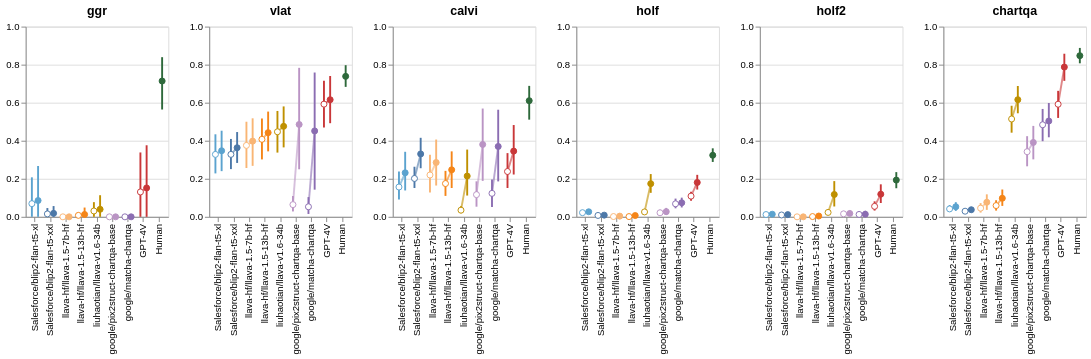

Notebook code cell kept with this figure:
### Code cell
ci_df = ci_dfs[
    ((ci_dfs['scoring_type'] == 'valid_only') &
    (ci_dfs['agent_type'] == 'Human')) |
    (ci_dfs['agent_type'] != 'Human')
]


tests = ['ggr', 'vlat', 'calvi', 'holf', 'holf2',
       'chartqa-test-continuous-human']

plots = []
for test in tests:
    test_ci_df = ci_df[ci_df['test_type'] == test]
    if len(test) > 6:
        test = test[:7]
    
    plot = create_error_plot(test_ci_df, test)
    plot = plot.properties(width=150, height=200)
    plots.append(plot)

plots = alt.hconcat(*plots)
plots.save("./figures/human_machine_performance.pdf")
plots

### Figure 1 — Vega-Lite specification as saved in the notebook (floating-point values rounded to 4 significant figures)
{"$schema": "https://vega.github.io/schema/vega-lite/v5.16.3.json", "config": {"view": {"continuousHeight": 300, "continuousWidth": 300}}, "datasets": {"data-5115a2a16e2a2d9d67b50c1133e8a016": [{"agent_type": "GPT-4V", "ci_lower": 0.1516, "ci_upper": 0.335, "mean": 0.2383, "scoring_type": "all", "test_type": "calvi"}, {"agent_type": "Salesforce/blip2-flan-t5-xl", "ci_lower": 0.09167, "ci_upper": 0.2383, "mean": 0.1567, "scoring_type": "all", "test_type": "calvi"}, {"agent_type": "Salesforce/blip2-flan-t5-xxl", "ci_lower": 0.1517, "ci_upper": 0.2634, "mean": 0.2017, "scoring_type": "all", "test_type": "calvi"}, {"agent_type": "google/matcha-chartqa", "ci_lower": 0.05167, "ci_upper": 0.1967, "mean": 0.1233, "scoring_type": "all", "test_type": "calvi"}, {"agent_type": "google/pix2struct-chartqa-base", "ci_lower": 0.05329, "ci_upper": 0.1867, "mean": 0.1167, "scoring_type": "all", "test_type": "calvi"}, {"agent_type": "liuhaotian/llava-v1.6-34b", "ci_lower": 0.01833, "ci_upper": 0.055, "mean": 0.035, "scoring_type": "all", "test_type": "calvi"}, {"agent_type": "llava-hf/llava-1.5-13b-hf", "ci_lower": 0.11, "ci_upper": 0.2417, "mean": 0.175, "scoring_type": "all", "test_type": "calvi"}, {"agent_type": "llava-hf/llava-1.5-7b-hf", "ci_lower": 0.1283, "ci_upper": 0.3267, "mean": 0.22, "scoring_type": "all", "test_type": "calvi"}, {"agent_type": "Salesforce/blip2-flan-t5-xl", "ci_lower": 0.1386, "ci_upper": 0.3419, "mean": 0.2315, "scoring_type": "valid_only", "test_type": "calvi"}, {"agent_type": "Salesforce/blip2-flan-t5-xxl", "ci_lower": 0.2556, "ci_upper": 0.4155, "mean": 0.3306, "scoring_type": "valid_only", "test_type": "calvi"}, {"agent_type": "llava-hf/llava-1.5-7b-hf", "ci_lower": 0.1645, "ci_upper": 0.4064, "mean": 0.2857, "scoring_type": "valid_only", "test_type": "calvi"}, {"agent_type": "llava-hf/llava-1.5-13b-hf", "ci_lower": 0.1516, "ci_upper": 0.3442, "mean": 0.2471, "scoring_type": "valid_only", "test_type": "calvi"}, {"agent_type": "liuhaotian/llava-v1.6-34b", "ci_lower": 0.1119, "ci_upper": 0.3536, "mean": 0.2143, "scoring_type": "valid_only", "test_type": "calvi"}, {"agent_type": "google/pix2struct-chartqa-base", "ci_lower": 0.189, "ci_upper": 0.5694, "mean": 0.3804, "scoring_type": "valid_only", "test_type": "calvi"}, {"agent_type": "google/matcha-chartqa", "ci_lower": 0.1862, "ci_upper": 0.5631, "mean": 0.37, "scoring_type": "valid_only", "test_type": "calvi"}, {"agent_type": "GPT-4V", "ci_lower": 0.2224, "ci_upper": 0.4826, "mean": 0.3454, "scoring_type": "valid_only", "test_type": "calvi"}, {"agent_type": "Human", "ci_lower": 0.5109, "ci_upper": 0.6885, "mean": 0.6106, "scoring_type": "valid_only", "test_type": "calvi"}], "data-5a9d2297df16c8c2c89d5808b5ff09d0": [{"agent_type": "GPT-4V", "ci_lower": 0.52, "ci_upper": 0.6624, "mean": 0.592, "scoring_type": "all", "test_type": "chartqa-test-continuous-human"}, {"agent_type": "Salesforce/blip2-flan-t5-xl", "ci_lower": 0.02558, "ci_upper": 0.0616, "mean": 0.0416, "scoring_type": "all", "test_type": "chartqa-test-continuous-human"}, {"agent_type": "Salesforce/blip2-flan-t5-xxl", "ci_lower": 0.0192, "ci_upper": 0.0408, "mean": 0.0296, "scoring_type": "all", "test_type": "chartqa-test-continuous-human"}, {"agent_type": "google/matcha-chartqa", "ci_lower": 0.3976, "ci_upper": 0.5672, "mean": 0.484, "scoring_type": "all", "test_type": "chartqa-test-continuous-human"}, {"agent_type": "google/pix2struct-chartqa-base", "ci_lower": 0.2656, "ci_upper": 0.424, "mean": 0.3424, "scoring_type": "all", "test_type": "chartqa-test-continuous-human"}, {"agent_type": "liuhaotian/llava-v1.6-34b", "ci_lower": 0.4424, "ci_upper": 0.584, "mean": 0.5144, "scoring_type": "all", "test_type": "chartqa-test-continuous-human"}, {"agent_type": "llava-hf/llava-1.5-13b-hf", "ci_lower": 0.03278, "ci_upper": 0.08722, "mean": 0.0592, "scoring_type": "all", "test_type": "chartqa-test-continuous-human"}, {"agent_type": "llava-hf/llava-1.5-7b-hf", "ci_lower": 0.0224, "ci_upper": 0.072, "mean": 0.0456, "scoring_type": "all", "test_type": "chartqa-test-continuous-human"}, {"agent_type": "Salesforce/blip2-flan-t5-xl", "ci_lower": 0.03125, "ci_upper": 0.07701, "mean": 0.0529, "scoring_type": "valid_only", "test_type": "chartqa-test-continuous-human"}, {"agent_type": "Salesforce/blip2-flan-t5-xxl", "ci_lower": 0.02386, "ci_upper": 0.05216, "mean": 0.03726, "scoring_type": "valid_only", "test_type": "chartqa-test-continuous-human"}, {"agent_type": "llava-hf/llava-1.5-7b-hf", "ci_lower": 0.03652, "ci_upper": 0.1183, "mean": 0.07672, "scoring_type": "valid_only", "test_type": "chartqa-test-continuous-human"}, {"agent_type": "llava-hf/llava-1.5-13b-hf", "ci_lower": 0.05748, "ci_upper": 0.1436, "mean": 0.09775, "scoring_type": "valid_only", "test_type": "chartqa-test-continuous-human"}, {"agent_type": "liuhaotian/llava-v1.6-34b", "ci_lower": 0.5444, "ci_upper": 0.688, "mean": 0.6159, "scoring_type": "valid_only", "test_type": "chartqa-test-continuous-human"}, {"agent_type": "google/pix2struct-chartqa-base", "ci_lower": 0.3021, "ci_upper": 0.4781, "mean": 0.3912, "scoring_type": "valid_only", "test_type": "chartqa-test-continuous-human"}, {"agent_type": "google/matcha-chartqa", "ci_lower": 0.4182, "ci_upper": 0.5986, "mean": 0.5037, "scoring_type": "valid_only", "test_type": "chartqa-test-continuous-human"}, {"agent_type": "GPT-4V", "ci_lower": 0.7149, "ci_upper": 0.8575, "mean": 0.7872, "scoring_type": "valid_only", "test_type": "chartqa-test-continuous-human"}, {"agent_type": "Human", "ci_lower": 0.8072, "ci_upper": 0.888, "mean": 0.8472, "scoring_type": "valid_only", "test_type": "chartqa-test-continuous-human"}], "data-6f8b75f87fc868ac98311e98894dfd5e": [{"agent_type": "GPT-4V", "ci_lower": 0.4698, "ci_upper": 0.7151, "mean": 0.5925, "scoring_type": "all", "test_type": "vlat"}, {"agent_type": "Salesforce/blip2-flan-t5-xl", "ci_lower": 0.2283, "ci_upper": 0.434, "mean": 0.3283, "scoring_type": "all", "test_type": "vlat"}, {"agent_type": "Salesforce/blip2-flan-t5-xxl", "ci_lower": 0.2509, "ci_upper": 0.4095, "mean": 0.3283, "scoring_type": "all", "test_type": "vlat"}, {"agent_type": "google/matcha-chartqa", "ci_lower": 0.01509, "ci_upper": 0.1038, "mean": 0.05283, "scoring_type": "all", "test_type": "vlat"}, {"agent_type": "google/pix2struct-chartqa-base", "ci_lower": 0.0283, "ci_upper": 0.1094, "mean": 0.06415, "scoring_type": "all", "test_type": "vlat"}, {"agent_type": "liuhaotian/llava-v1.6-34b", "ci_lower": 0.3377, "ci_upper": 0.5566, "mean": 0.4472, "scoring_type": "all", "test_type": "vlat"}, {"agent_type": "llava-hf/llava-1.5-13b-hf", "ci_lower": 0.3018, "ci_upper": 0.517, "mean": 0.4075, "scoring_type": "all", "test_type": "vlat"}, {"agent_type": "llava-hf/llava-1.5-7b-hf", "ci_lower": 0.2566, "ci_upper": 0.5, "mean": 0.3755, "scoring_type": "all", "test_type": "vlat"}, {"agent_type": "Salesforce/blip2-flan-t5-xl", "ci_lower": 0.2402, "ci_upper": 0.4528, "mean": 0.3473, "scoring_type": "valid_only", "test_type": "vlat"}, {"agent_type": "Salesforce/blip2-flan-t5-xxl", "ci_lower": 0.2833, "ci_upper": 0.4458, "mean": 0.3633, "scoring_type": "valid_only", "test_type": "vlat"}, {"agent_type": "llava-hf/llava-1.5-7b-hf", "ci_lower": 0.268, "ci_upper": 0.518, "mean": 0.398, "scoring_type": "valid_only", "test_type": "vlat"}, {"agent_type": "llava-hf/llava-1.5-13b-hf", "ci_lower": 0.3442, "ci_upper": 0.5533, "mean": 0.4426, "scoring_type": "valid_only", "test_type": "vlat"}, {"agent_type": "liuhaotian/llava-v1.6-34b", "ci_lower": 0.3651, "ci_upper": 0.5805, "mean": 0.4759, "scoring_type": "valid_only", "test_type": "vlat"}, {"agent_type": "google/pix2struct-chartqa-base", "ci_lower": 0.2499, "ci_upper": 0.7834, "mean": 0.4857, "scoring_type": "valid_only", "test_type": "vlat"}, {"agent_type": "google/matcha-chartqa", "ci_lower": 0.1428, "ci_upper": 0.7587, "mean": 0.4516, "scoring_type": "valid_only", "test_type": "vlat"}, {"agent_type": "GPT-4V", "ci_lower": 0.4923, "ci_upper": 0.7404, "mean": 0.6157, "scoring_type": "valid_only", "test_type": "vlat"}, {"agent_type": "Human", "ci_lower": 0.6832, "ci_upper": 0.7973, "mean": 0.7385, "scoring_type": "valid_only", "test_type": "vlat"}], "data-7d9d7b826166bcc2bf4764f1108858b2": [{"agent_type": "GPT-4V", "ci_lower": 0, "ci_upper": 0.3385, "mean": 0.1308, "scoring_type": "all", "test_type": "ggr"}, {"agent_type": "Salesforce/blip2-flan-t5-xl", "ci_lower": 0, "ci_upper": 0.2077, "mean": 0.06923, "scoring_type": "all", "test_type": "ggr"}, {"agent_type": "Salesforce/blip2-flan-t5-xxl", "ci_lower": 0, "ci_upper": 0.04615, "mean": 0.01538, "scoring_type": "all", "test_type": "ggr"}, {"agent_type": "google/matcha-chartqa", "ci_lower": 0, "ci_upper": 0, "mean": 0, "scoring_type": "all", "test_type": "ggr"}, {"agent_type": "google/pix2struct-chartqa-base", "ci_lower": 0, "ci_upper": 0, "mean": 0, "scoring_type": "all", "test_type": "ggr"}, {"agent_type": "liuhaotian/llava-v1.6-34b", "ci_lower": 0, "ci_upper": 0.07712, "mean": 0.03077, "scoring_type": "all", "test_type": "ggr"}, {"agent_type": "llava-hf/llava-1.5-13b-hf", "ci_lower": 0, "ci_upper": 0.02308, "mean": 0.007692, "scoring_type": "all", "test_type": "ggr"}, {"agent_type": "llava-hf/llava-1.5-7b-hf", "ci_lower": 0, "ci_upper": 0, "mean": 0, "scoring_type": "all", "test_type": "ggr"}, {"agent_type": "Salesforce/blip2-flan-t5-xl", "ci_lower": 0, "ci_upper": 0.2673, "mean": 0.08571, "scoring_type": "valid_only", "test_type": "ggr"}, {"agent_type": "Salesforce/blip2-flan-t5-xxl", "ci_lower": 0, "ci_upper": 0.05662, "mean": 0.01818, "scoring_type": "valid_only", "test_type": "ggr"}, {"agent_type": "llava-hf/llava-1.5-7b-hf", "ci_lower": 0, "ci_upper": 0, "mean": 0, "scoring_type": "valid_only", "test_type": "ggr"}, {"agent_type": "llava-hf/llava-1.5-13b-hf", "ci_lower": 0, "ci_upper": 0.04878, "mean": 0.01235, "scoring_type": "valid_only", "test_type": "ggr"}, {"agent_type": "liuhaotian/llava-v1.6-34b", "ci_lower": 0, "ci_upper": 0.1136, "mean": 0.0396, "scoring_type": "valid_only", "test_type": "ggr"}, {"agent_type": "google/pix2struct-chartqa-base", "ci_lower": 0, "ci_upper": 0, "mean": 0, "scoring_type": "valid_only", "test_type": "ggr"}, {"agent_type": "google/matcha-chartqa", "ci_lower": 0, "ci_upper": 0, "mean": 0, "scoring_type": "valid_only", "test_type": "ggr"}, {"agent_type": "GPT-4V", "ci_lower": 0, "ci_upper": 0.3762, "mean": 0.1518, "scoring_type": "valid_only", "test_type": "ggr"}, {"agent_type": "Human", "ci_lower": 0.5643, "ci_upper": 0.8394, "mean": 0.714, "scoring_type": "valid_only", "test_type": "ggr"}], "data-8d0edfb5d244a7ad5b84a5c2e3fbaad4": [{"agent_type": "GPT-4V", "ci_lower": 0.03287, "ci_upper": 0.08152, "mean": 0.05509, "scoring_type": "all", "test_type": "holf2"}, {"agent_type": "Salesforce/blip2-flan-t5-xl", "ci_lower": 0.006481, "ci_upper": 0.01852, "mean": 0.01204, "scoring_type": "all", "test_type": "holf2"}, {"agent_type": "Salesforce/blip2-flan-t5-xxl", "ci_lower": 0.005556, "ci_upper": 0.01435, "mean": 0.009722, "scoring_type": "all", "test_type": "holf2"}, {"agent_type": "google/matcha-chartqa", "ci_lower": 0, "ci_upper": 0.0287, "mean": 0.0125, "scoring_type": "all", "test_type": "holf2"}, {"agent_type": "google/pix2struct-chartqa-base", "ci_lower": 0.003704, "ci_upper": 0.03102, "mean": 0.01574, "scoring_type": "all", "test_type": "holf2"}, {"agent_type": "liuhaotian/llava-v1.6-34b", "ci_lower": 0.01111, "ci_upper": 0.03796, "mean": 0.02315, "scoring_type": "all", "test_type": "holf2"}, {"agent_type": "llava-hf/llava-1.5-13b-hf", "ci_lower": 0, "ci_upper": 0.003241, "mean": 0.001389, "scoring_type": "all", "test_type": "holf2"}, {"agent_type": "llava-hf/llava-1.5-7b-hf", "ci_lower": 0, "ci_upper": 0, "mean": 0, "scoring_type": "all", "test_type": "holf2"}, {"agent_type": "Salesforce/blip2-flan-t5-xl", "ci_lower": 0.007311, "ci_upper": 0.02167, "mean": 0.01384, "scoring_type": "valid_only", "test_type": "holf2"}, {"agent_type": "Salesforce/blip2-flan-t5-xxl", "ci_lower": 0.006696, "ci_upper": 0.01768, "mean": 0.01156, "scoring_type": "valid_only", "test_type": "holf2"}, {"agent_type": "llava-hf/llava-1.5-7b-hf", "ci_lower": 0, "ci_upper": 0, "mean": 0, "scoring_type": "valid_only", "test_type": "holf2"}, {"agent_type": "llava-hf/llava-1.5-13b-hf", "ci_lower": 0, "ci_upper": 0.009902, "mean": 0.004208, "scoring_type": "valid_only", "test_type": "holf2"}, {"agent_type": "liuhaotian/llava-v1.6-34b", "ci_lower": 0.05437, "ci_upper": 0.1878, "mean": 0.1174, "scoring_type": "valid_only", "test_type": "holf2"}, {"agent_type": "google/pix2struct-chartqa-base", "ci_lower": 0.0051, "ci_upper": 0.03329, "mean": 0.01757, "scoring_type": "valid_only", "test_type": "holf2"}, {"agent_type": "google/matcha-chartqa", "ci_lower": 0, "ci_upper": 0.03169, "mean": 0.01362, "scoring_type": "valid_only", "test_type": "holf2"}, {"agent_type": "GPT-4V", "ci_lower": 0.07265, "ci_upper": 0.1709, "mean": 0.1191, "scoring_type": "valid_only", "test_type": "holf2"}, {"agent_type": "Human", "ci_lower": 0.1504, "ci_upper": 0.2351, "mean": 0.1931, "scoring_type": "valid_only", "test_type": "holf2"}], "data-92a8708c01a8283f500f290b951d2343": [{"agent_type": "GPT-4V", "ci_lower": 0.08411, "ci_upper": 0.132, "mean": 0.1089, "scoring_type": "all", "test_type": "holf"}, {"agent_type": "Salesforce/blip2-flan-t5-xl", "ci_lower": 0.01536, "ci_upper": 0.02917, "mean": 0.02187, "scoring_type": "all", "test_type": "holf"}, {"agent_type": "Salesforce/blip2-flan-t5-xxl", "ci_lower": 0.004167, "ci_upper": 0.01094, "mean": 0.007292, "scoring_type": "all", "test_type": "holf"}, {"agent_type": "google/matcha-chartqa", "ci_lower": 0.04479, "ci_upper": 0.09583, "mean": 0.06849, "scoring_type": "all", "test_type": "holf"}, {"agent_type": "google/pix2struct-chartqa-base", "ci_lower": 0.008854, "ci_upper": 0.03672, "mean": 0.02135, "scoring_type": "all", "test_type": "holf"}, {"agent_type": "liuhaotian/llava-v1.6-34b", "ci_lower": 0.01901, "ci_upper": 0.03281, "mean": 0.02578, "scoring_type": "all", "test_type": "holf"}, {"agent_type": "llava-hf/llava-1.5-13b-hf", "ci_lower": 0.0002604, "ci_upper": 0.002344, "mean": 0.001302, "scoring_type": "all", "test_type": "holf"}, {"agent_type": "llava-hf/llava-1.5-7b-hf", "ci_lower": 0.0005208, "ci_upper": 0.002865, "mean": 0.001563, "scoring_type": "all", "test_type": "holf"}, {"agent_type": "Salesforce/blip2-flan-t5-xl", "ci_lower": 0.01855, "ci_upper": 0.0353, "mean": 0.02653, "scoring_type": "valid_only", "test_type": "holf"}, {"agent_type": "Salesforce/blip2-flan-t5-xxl", "ci_lower": 0.005115, "ci_upper": 0.01321, "mean": 0.008855, "scoring_type": "valid_only", "test_type": "holf"}, {"agent_type": "llava-hf/llava-1.5-7b-hf", "ci_lower": 0.001194, "ci_upper": 0.006708, "mean": 0.003659, "scoring_type": "valid_only", "test_type": "holf"}, {"agent_type": "llava-hf/llava-1.5-13b-hf", "ci_lower": 0.00134, "ci_upper": 0.01297, "mean": 0.006775, "scoring_type": "valid_only", "test_type": "holf"}, {"agent_type": "liuhaotian/llava-v1.6-34b", "ci_lower": 0.1262, "ci_upper": 0.2248, "mean": 0.1743, "scoring_type": "valid_only", "test_type": "holf"}, {"agent_type": "google/pix2struct-chartqa-base", "ci_lower": 0.01027, "ci_upper": 0.04696, "mean": 0.02721, "scoring_type": "valid_only", "test_type": "holf"}, {"agent_type": "google/matcha-chartqa", "ci_lower": 0.04927, "ci_upper": 0.1008, "mean": 0.07398, "scoring_type": "valid_only", "test_type": "holf"}, {"agent_type": "GPT-4V", "ci_lower": 0.1434, "ci_upper": 0.2208, "mean": 0.1807, "scoring_type": "valid_only", "test_type": "holf"}, {"agent_type": "Human", "ci_lower": 0.2886, "ci_upper": 0.3602, "mean": 0.3237, "scoring_type": "valid_only", "test_type": "holf"}]}, "hconcat": [{"data": {"name": "data-7d9d7b826166bcc2bf4764f1108858b2"}, "height": 200, "layer": [{"encoding": {"color": {"field": "agent_type", "legend": null, "scale": {"domain": ["Salesforce/blip2-flan-t5-xl", "Salesforce/blip2-flan-t5-xxl", "llava-hf/llava-1.5-7b-hf", "llava-hf/llava-1.5-13b-hf", "liuhaotian/llava-v1.6-34b", "google/pix2struct-chartqa-base", "google/matcha-chartqa", "GPT-4V", "Human"], "range": ["#5ba3cf", "#4c78a8", "#f9b574", "#f58518", "#BF9000", "#ba94c4", "#8b6db2", "#c93739", "#2e693b"]}, "type": "nominal"}, "strokeWidth": {"value": 2}, "x": {"field": "agent_type", "type": "nominal"}, "xOffset": {"field": "scoring_type", "type": "nominal"}, "y": {"field": "ci_upper", "title": "", "type": "quantitative"}, "y2": {"field": "ci_lower"}}, "mark": {"type": "errorbar"}}, {"encoding": {"color": {"field": "agent_type", "legend": null, "scale": {"domain": ["Salesforce/blip2-flan-t5-xl", "Salesforce/blip2-flan-t5-xxl", "llava-hf/llava-1.5-7b-hf", "llava-hf/llava-1.5-13b-hf", "liuhaotian/llava-v1.6-34b", "google/pix2struct-chartqa-base", "google/matcha-chartqa", "GPT-4V", "Human"], "range": ["#5ba3cf", "#4c78a8", "#f9b574", "#f58518", "#BF9000", "#ba94c4", "#8b6db2", "#c93739", "#2e693b"]}, "type": "nominal"}, "x": {"field": "agent_type", "scale": {"domain": ["Salesforce/blip2-flan-t5-xl", "Salesforce/blip2-flan-t5-xxl", "llava-hf/llava-1.5-7b-hf", "llava-hf/llava-1.5-13b-hf", "liuhaotian/llava-v1.6-34b", "google/pix2struct-chartqa-base", "google/matcha-chartqa", "GPT-4V", "Human"]}, "title": null, "type": "nominal"}, "xOffset": {"field": "scoring_type", "type": "nominal"}, "y": {"field": "mean", "scale": {"domain": [0, 1]}, "type": "quantitative"}}, "mark": {"opacity": 0.6, "strokeWidth": 2, "type": "line"}, "title": "ggr"}, {"encoding": {"color": {"condition": {"test": "(datum['scoring_type'] === 'all')", "value": "white"}, "field": "agent_type", "legend": null, "scale": {"domain": ["Salesforce/blip2-flan-t5-xl", "Salesforce/blip2-flan-t5-xxl", "llava-hf/llava-1.5-7b-hf", "llava-hf/llava-1.5-13b-hf", "liuhaotian/llava-v1.6-34b", "google/pix2struct-chartqa-base", "google/matcha-chartqa", "GPT-4V", "Human"], "range": ["#5ba3cf", "#4c78a8", "#f9b574", "#f58518", "#BF9000", "#ba94c4", "#8b6db2", "#c93739", "#2e693b"]}, "type": "nominal"}, "stroke": {"field": "agent_type", "legend": null, "scale": {"domain": ["Salesforce/blip2-flan-t5-xl", "Salesforce/blip2-flan-t5-xxl", "llava-hf/llava-1.5-7b-hf", "llava-hf/llava-1.5-13b-hf", "liuhaotian/llava-v1.6-34b", "google/pix2struct-chartqa-base", "google/matcha-chartqa", "GPT-4V", "Human"], "range": ["#5ba3cf", "#4c78a8", "#f9b574", "#f58518", "#BF9000", "#ba94c4", "#8b6db2", "#c93739", "#2e693b"]}, "type": "nominal"}, "x": {"field": "agent_type", "scale": {"domain": ["Salesforce/blip2-flan-t5-xl", "Salesforce/blip2-flan-t5-xxl", "llava-hf/llava-1.5-7b-hf", "llava-hf/llava-1.5-13b-hf", "liuhaotian/llava-v1.6-34b", "google/pix2struct-chartqa-base", "google/matcha-chartqa", "GPT-4V", "Human"]}, "title": null, "type": "nominal"}, "xOffset": {"field": "scoring_type", "type": "nominal"}, "y": {"field": "mean", "scale": {"domain": [0, 1]}, "type": "quantitative"}}, "mark": {"filled": true, "opacity": 1, "size": 40, "strokeWidth": 1, "type": "point"}, "title": "ggr"}], "resolve": {"scale": {"color": "independent", "opacity": "independent"}}, "width": 150}, {"data": {"name": "data-6f8b75f87fc868ac98311e98894dfd5e"}, "height": 200, "layer": [{"encoding": {"color": {"field": "agent_type", "legend": null, "scale": {"domain": ["Salesforce/blip2-flan-t5-xl", "Salesforce/blip2-flan-t5-xxl", "llava-hf/llava-1.5-7b-hf", "llava-hf/llava-1.5-13b-hf", "liuhaotian/llava-v1.6-34b", "google/pix2struct-chartqa-base", "google/matcha-chartqa", "GPT-4V", "Human"], "range": ["#5ba3cf", "#4c78a8", "#f9b574", "#f58518", "#BF9000", "#ba94c4", "#8b6db2", "#c93739", "#2e693b"]}, "type": "nominal"}, "strokeWidth": {"value": 2}, "x": {"field": "agent_type", "type": "nominal"}, "xOffset": {"field": "scoring_type", "type": "nominal"}, "y": {"field": "ci_upper", "title": "", "type": "quantitative"}, "y2": {"field": "ci_lower"}}, "mark": {"type": "errorbar"}}, {"encoding": {"color": {"field": "agent_type", "legend": null, "scale": {"domain": ["Salesforce/blip2-flan-t5-xl", "Salesforce/blip2-flan-t5-xxl", "llava-hf/llava-1.5-7b-hf", "llava-hf/llava-1.5-13b-hf", "liuhaotian/llava-v1.6-34b", "google/pix2struct-chartqa-base", "google/matcha-chartqa", "GPT-4V", "Human"], "range": ["#5ba3cf", "#4c78a8", "#f9b574", "#f58518", "#BF9000", "#ba94c4", "#8b6db2", "#c93739", "#2e693b"]}, "type": "nominal"}, "x": {"field": "agent_type", "scale": {"domain": ["Salesforce/blip2-flan-t5-xl", "Salesforce/blip2-flan-t5-xxl", "llava-hf/llava-1.5-7b-hf", "llava-hf/llava-1.5-13b-hf", "liuhaotian/llava-v1.6-34b", "google/pix2struct-chartqa-base", "google/matcha-chartqa", "GPT-4V", "Human"]}, "title": null, "type": "nominal"}, "xOffset": {"field": "scoring_type", "type": "nominal"}, "y": {"field": "mean", "scale": {"domain": [0, 1]}, "type": "quantitative"}}, "mark": {"opacity": 0.6, "strokeWidth": 2, "type": "line"}, "title": "vlat"}, {"encoding": {"color": {"condition": {"test": "(datum['scoring_type'] === 'all')", "value": "white"}, "field": "agent_type", "legend": null, "scale": {"domain": ["Salesforce/blip2-flan-t5-xl", "Salesforce/blip2-flan-t5-xxl", "llava-hf/llava-1.5-7b-hf", "llava-hf/llava-1.5-13b-hf", "liuhaotian/llava-v1.6-34b", "google/pix2struct-chartqa-base", "google/matcha-chartqa", "GPT-4V", "Human"], "range": ["#5ba3cf", "#4c78a8", "#f9b574", "#f58518", "#BF9000", "#ba94c4", "#8b6db2", "#c93739", "#2e693b"]}, "type": "nominal"}, "stroke": {"field": "agent_type", "legend": null, "scale": {"domain": ["Salesforce/blip2-flan-t5-xl", "Salesforce/blip2-flan-t5-xxl", "llava-hf/llava-1.5-7b-hf", "llava-hf/llava-1.5-13b-hf", "liuhaotian/llava-v1.6-34b", "google/pix2struct-chartqa-base", "google/matcha-chartqa", "GPT-4V", "Human"], "range": ["#5ba3cf", "#4c78a8", "#f9b574", "#f58518", "#BF9000", "#ba94c4", "#8b6db2", "#c93739", "#2e693b"]}, "type": "nominal"}, "x": {"field": "agent_type", "scale": {"domain": ["Salesforce/blip2-flan-t5-xl", "Salesforce/blip2-flan-t5-xxl", "llava-hf/llava-1.5-7b-hf", "llava-hf/llava-1.5-13b-hf", "liuhaotian/llava-v1.6-34b", "google/pix2struct-chartqa-base", "google/matcha-chartqa", "GPT-4V", "Human"]}, "title": null, "type": "nominal"}, "xOffset": {"field": "scoring_type", "type": "nominal"}, "y": {"field": "mean", "scale": {"domain": [0, 1]}, "type": "quantitative"}}, "mark": {"filled": true, "opacity": 1, "size": 40, "strokeWidth": 1, "type": "point"}, "title": "vlat"}], "resolve": {"scale": {"color": "independent", "opacity": "independent"}}, "width": 150}, {"data": {"name": "data-5115a2a16e2a2d9d67b50c1133e8a016"}, "height": 200, "layer": [{"encoding": {"color": {"field": "agent_type", "legend": null, "scale": {"domain": ["Salesforce/blip2-flan-t5-xl", "Salesforce/blip2-flan-t5-xxl", "llava-hf/llava-1.5-7b-hf", "llava-hf/llava-1.5-13b-hf", "liuhaotian/llava-v1.6-34b", "google/pix2struct-chartqa-base", "google/matcha-chartqa", "GPT-4V", "Human"], "range": ["#5ba3cf", "#4c78a8", "#f9b574", "#f58518", "#BF9000", "#ba94c4", "#8b6db2", "#c93739", "#2e693b"]}, "type": "nominal"}, "strokeWidth": {"value": 2}, "x": {"field": "agent_type", "type": "nominal"}, "xOffset": {"field": "scoring_type", "type": "nominal"}, "y": {"field": "ci_upper", "title": "", "type": "quantitative"}, "y2": {"field": "ci_lower"}}, "mark": {"type": "errorbar"}}, {"encoding": {"color": {"field": "agent_type", "legend": null, "scale": {"domain": ["Salesforce/blip2-flan-t5-xl", "Salesforce/blip2-flan-t5-xxl", "llava-hf/llava-1.5-7b-hf", "llava-hf/llava-1.5-13b-hf", "liuhaotian/llava-v1.6-34b", "google/pix2struct-chartqa-base", "google/matcha-chartqa", "GPT-4V", "Human"], "range": ["#5ba3cf", "#4c78a8", "#f9b574", "#f58518", "#BF9000", "#ba94c4", "#8b6db2", "#c93739", "#2e693b"]}, "type": "nominal"}, "x": {"field": "agent_type", "scale": {"domain": ["Salesforce/blip2-flan-t5-xl", "Salesforce/blip2-flan-t5-xxl", "llava-hf/llava-1.5-7b-hf", "llava-hf/llava-1.5-13b-hf", "liuhaotian/llava-v1.6-34b", "google/pix2struct-chartqa-base", "google/matcha-chartqa", "GPT-4V", "Human"]}, "title": null, "type": "nominal"}, "xOffset": {"field": "scoring_type", "type": "nominal"}, "y": {"field": "mean", "scale": {"domain": [0, 1]}, "type": "quantitative"}}, "mark": {"opacity": 0.6, "strokeWidth": 2, "type": "line"}, "title": "calvi"}, {"encoding": {"color": {"condition": {"test": "(datum['scoring_type'] === 'all')", "value": "white"}, "field": "agent_type", "legend": null, "scale": {"domain": ["Salesforce/blip2-flan-t5-xl", "Salesforce/blip2-flan-t5-xxl", "llava-hf/llava-1.5-7b-hf", "llava-hf/llava-1.5-13b-hf", "liuhaotian/llava-v1.6-34b", "google/pix2struct-chartqa-base", "google/matcha-chartqa", "GPT-4V", "Human"], "range": ["#5ba3cf", "#4c78a8", "#f9b574", "#f58518", "#BF9000", "#ba94c4", "#8b6db2", "#c93739", "#2e693b"]}, "type": "nominal"}, "stroke": {"field": "agent_type", "legend": null, "scale": {"domain": ["Salesforce/blip2-flan-t5-xl", "Salesforce/blip2-flan-t5-xxl", "llava-hf/llava-1.5-7b-hf", "llava-hf/llava-1.5-13b-hf", "liuhaotian/llava-v1.6-34b", "google/pix2struct-chartqa-base", "google/matcha-chartqa", "GPT-4V", "Human"], "range": ["#5ba3cf", "#4c78a8", "#f9b574", "#f58518", "#BF9000", "#ba94c4", "#8b6db2", "#c93739", "#2e693b"]}, "type": "nominal"}, "x": {"field": "agent_type", "scale": {"domain": ["Salesforce/blip2-flan-t5-xl", "Salesforce/blip2-flan-t5-xxl", "llava-hf/llava-1.5-7b-hf", "llava-hf/llava-1.5-13b-hf", "liuhaotian/llava-v1.6-34b", "google/pix2struct-chartqa-base", "google/matcha-chartqa", "GPT-4V", "Human"]}, "title": null, "type": "nominal"}, "xOffset": {"field": "scoring_type", "type": "nominal"}, "y": {"field": "mean", "scale": {"domain": [0, 1]}, "type": "quantitative"}}, "mark": {"filled": true, "opacity": 1, "size": 40, "strokeWidth": 1, "type": "point"}, "title": "calvi"}], "resolve": {"scale": {"color": "independent", "opacity": "independent"}}, "width": 150}, {"data": {"name": "data-92a8708c01a8283f500f290b951d2343"}, "height": 200, "layer": [{"encoding": {"color": {"field": "agent_type", "legend": null, "scale": {"domain": ["Salesforce/blip2-flan-t5-xl", "Salesforce/blip2-flan-t5-xxl", "llava-hf/llava-1.5-7b-hf", "llava-hf/llava-1.5-13b-hf", "liuhaotian/llava-v1.6-34b", "google/pix2struct-chartqa-base", "google/matcha-chartqa", "GPT-4V", "Human"], "range": ["#5ba3cf", "#4c78a8", "#f9b574", "#f58518", "#BF9000", "#ba94c4", "#8b6db2", "#c93739", "#2e693b"]}, "type": "nominal"}, "strokeWidth": {"value": 2}, "x": {"field": "agent_type", "type": "nominal"}, "xOffset": {"field": "scoring_type", "type": "nominal"}, "y": {"field": "ci_upper", "title": "", "type": "quantitative"}, "y2": {"field": "ci_lower"}}, "mark": {"type": "errorbar"}}, {"encoding": {"color": {"field": "agent_type", "legend": null, "scale": {"domain": ["Salesforce/blip2-flan-t5-xl", "Salesforce/blip2-flan-t5-xxl", "llava-hf/llava-1.5-7b-hf", "llava-hf/llava-1.5-13b-hf", "liuhaotian/llava-v1.6-34b", "google/pix2struct-chartqa-base", "google/matcha-chartqa", "GPT-4V", "Human"], "range": ["#5ba3cf", "#4c78a8", "#f9b574", "#f58518", "#BF9000", "#ba94c4", "#8b6db2", "#c93739", "#2e693b"]}, "type": "nominal"}, "x": {"field": "agent_type", "scale": {"domain": ["Salesforce/blip2-flan-t5-xl", "Salesforce/blip2-flan-t5-xxl", "llava-hf/llava-1.5-7b-hf", "llava-hf/llava-1.5-13b-hf", "liuhaotian/llava-v1.6-34b", "google/pix2struct-chartqa-base", "google/matcha-chartqa", "GPT-4V", "Human"]}, "title": null, "type": "nominal"}, "xOffset": {"field": "scoring_type", "type": "nominal"}, "y": {"field": "mean", "scale": {"domain": [0, 1]}, "type": "quantitative"}}, "mark": {"opacity": 0.6, "strokeWidth": 2, "type": "line"}, "title": "holf"}, {"encoding": {"color": {"condition": {"test": "(datum['scoring_type'] === 'all')", "value": "white"}, "field": "agent_type", "legend": null, "scale": {"domain": ["Salesforce/blip2-flan-t5-xl", "Salesforce/blip2-flan-t5-xxl", "llava-hf/llava-1.5-7b-hf", "llava-hf/llava-1.5-13b-hf", "liuhaotian/llava-v1.6-34b", "google/pix2struct-chartqa-base", "google/matcha-chartqa", "GPT-4V", "Human"], "range": ["#5ba3cf", "#4c78a8", "#f9b574", "#f58518", "#BF9000", "#ba94c4", "#8b6db2", "#c93739", "#2e693b"]}, "type": "nominal"}, "stroke": {"field": "agent_type", "legend": null, "scale": {"domain": ["Salesforce/blip2-flan-t5-xl", "Salesforce/blip2-flan-t5-xxl", "llava-hf/llava-1.5-7b-hf", "llava-hf/llava-1.5-13b-hf", "liuhaotian/llava-v1.6-34b", "google/pix2struct-chartqa-base", "google/matcha-chartqa", "GPT-4V", "Human"], "range": ["#5ba3cf", "#4c78a8", "#f9b574", "#f58518", "#BF9000", "#ba94c4", "#8b6db2", "#c93739", "#2e693b"]}, "type": "nominal"}, "x": {"field": "agent_type", "scale": {"domain": ["Salesforce/blip2-flan-t5-xl", "Salesforce/blip2-flan-t5-xxl", "llava-hf/llava-1.5-7b-hf", "llava-hf/llava-1.5-13b-hf", "liuhaotian/llava-v1.6-34b", "google/pix2struct-chartqa-base", "google/matcha-chartqa", "GPT-4V", "Human"]}, "title": null, "type": "nominal"}, "xOffset": {"field": "scoring_type", "type": "nominal"}, "y": {"field": "mean", "scale": {"domain": [0, 1]}, "type": "quantitative"}}, "mark": {"filled": true, "opacity": 1, "size": 40, "strokeWidth": 1, "type": "point"}, "title": "holf"}], "resolve": {"scale": {"color": "independent", "opacity": "independent"}}, "width": 150}, {"data": {"name": "data-8d0edfb5d244a7ad5b84a5c2e3fbaad4"}, "height": 200, "layer": [{"encoding": {"color": {"field": "agent_type", "legend": null, "scale": {"domain": ["Salesforce/blip2-flan-t5-xl", "Salesforce/blip2-flan-t5-xxl", "llava-hf/llava-1.5-7b-hf", "llava-hf/llava-1.5-13b-hf", "liuhaotian/llava-v1.6-34b", "google/pix2struct-chartqa-base", "google/matcha-chartqa", "GPT-4V", "Human"], "range": ["#5ba3cf", "#4c78a8", "#f9b574", "#f58518", "#BF9000", "#ba94c4", "#8b6db2", "#c93739", "#2e693b"]}, "type": "nominal"}, "strokeWidth": {"value": 2}, "x": {"field": "agent_type", "type": "nominal"}, "xOffset": {"field": "scoring_type", "type": "nominal"}, "y": {"field": "ci_upper", "title": "", "type": "quantitative"}, "y2": {"field": "ci_lower"}}, "mark": {"type": "errorbar"}}, {"encoding": {"color": {"field": "agent_type", "legend": null, "scale": {"domain": ["Salesforce/blip2-flan-t5-xl", "Salesforce/blip2-flan-t5-xxl", "llava-hf/llava-1.5-7b-hf", "llava-hf/llava-1.5-13b-hf", "liuhaotian/llava-v1.6-34b", "google/pix2struct-chartqa-base", "google/matcha-chartqa", "GPT-4V", "Human"], "range": ["#5ba3cf", "#4c78a8", "#f9b574", "#f58518", "#BF9000", "#ba94c4", "#8b6db2", "#c93739", "#2e693b"]}, "type": "nominal"}, "x": {"field": "agent_type", "scale": {"domain": ["Salesforce/blip2-flan-t5-xl", "Salesforce/blip2-flan-t5-xxl", "llava-hf/llava-1.5-7b-hf", "llava-hf/llava-1.5-13b-hf", "liuhaotian/llava-v1.6-34b", "google/pix2struct-chartqa-base", "google/matcha-chartqa", "GPT-4V", "Human"]}, "title": null, "type": "nominal"}, "xOffset": {"field": "scoring_type", "type": "nominal"}, "y": {"field": "mean", "scale": {"domain": [0, 1]}, "type": "quantitative"}}, "mark": {"opacity": 0.6, "strokeWidth": 2, "type": "line"}, "title": "holf2"}, {"encoding": {"color": {"condition": {"test": "(datum['scoring_type'] === 'all')", "value": "white"}, "field": "agent_type", "legend": null, "scale": {"domain": ["Salesforce/blip2-flan-t5-xl", "Salesforce/blip2-flan-t5-xxl", "llava-hf/llava-1.5-7b-hf", "llava-hf/llava-1.5-13b-hf", "liuhaotian/llava-v1.6-34b", "google/pix2struct-chartqa-base", "google/matcha-chartqa", "GPT-4V", "Human"], "range": ["#5ba3cf", "#4c78a8", "#f9b574", "#f58518", "#BF9000", "#ba94c4", "#8b6db2", "#c93739", "#2e693b"]}, "type": "nominal"}, "stroke": {"field": "agent_type", "legend": null, "scale": {"domain": ["Salesforce/blip2-flan-t5-xl", "Salesforce/blip2-flan-t5-xxl", "llava-hf/llava-1.5-7b-hf", "llava-hf/llava-1.5-13b-hf", "liuhaotian/llava-v1.6-34b", "google/pix2struct-chartqa-base", "google/matcha-chartqa", "GPT-4V", "Human"], "range": ["#5ba3cf", "#4c78a8", "#f9b574", "#f58518", "#BF9000", "#ba94c4", "#8b6db2", "#c93739", "#2e693b"]}, "type": "nominal"}, "x": {"field": "agent_type", "scale": {"domain": ["Salesforce/blip2-flan-t5-xl", "Salesforce/blip2-flan-t5-xxl", "llava-hf/llava-1.5-7b-hf", "llava-hf/llava-1.5-13b-hf", "liuhaotian/llava-v1.6-34b", "google/pix2struct-chartqa-base", "google/matcha-chartqa", "GPT-4V", "Human"]}, "title": null, "type": "nominal"}, "xOffset": {"field": "scoring_type", "type": "nominal"}, "y": {"field": "mean", "scale": {"domain": [0, 1]}, "type": "quantitative"}}, "mark": {"filled": true, "opacity": 1, "size": 40, "strokeWidth": 1, "type": "point"}, "title": "holf2"}], "resolve": {"scale": {"color": "independent", "opacity": "independent"}}, "width": 150}, {"data": {"name": "data-5a9d2297df16c8c2c89d5808b5ff09d0"}, "height": 200, "layer": [{"encoding": {"color": {"field": "agent_type", "legend": null, "scale": {"domain": ["Salesforce/blip2-flan-t5-xl", "Salesforce/blip2-flan-t5-xxl", "llava-hf/llava-1.5-7b-hf", "llava-hf/llava-1.5-13b-hf", "liuhaotian/llava-v1.6-34b", "google/pix2struct-chartqa-base", "google/matcha-chartqa", "GPT-4V", "Human"], "range": ["#5ba3cf", "#4c78a8", "#f9b574", "#f58518", "#BF9000", "#ba94c4", "#8b6db2", "#c93739", "#2e693b"]}, "type": "nominal"}, "strokeWidth": {"value": 2}, "x": {"field": "agent_type", "type": "nominal"}, "xOffset": {"field": "scoring_type", "type": "nominal"}, "y": {"field": "ci_upper", "title": "", "type": "quantitative"}, "y2": {"field": "ci_lower"}}, "mark": {"type": "errorbar"}}, {"encoding": {"color": {"field": "agent_type", "legend": null, "scale": {"domain": ["Salesforce/blip2-flan-t5-xl", "Salesforce/blip2-flan-t5-xxl", "llava-hf/llava-1.5-7b-hf", "llava-hf/llava-1.5-13b-hf", "liuhaotian/llava-v1.6-34b", "google/pix2struct-chartqa-base", "google/matcha-chartqa", "GPT-4V", "Human"], "range": ["#5ba3cf", "#4c78a8", "#f9b574", "#f58518", "#BF9000", "#ba94c4", "#8b6db2", "#c93739", "#2e693b"]}, "type": "nominal"}, "x": {"field": "agent_type", "scale": {"domain": ["Salesforce/blip2-flan-t5-xl", "Salesforce/blip2-flan-t5-xxl", "llava-hf/llava-1.5-7b-hf", "llava-hf/llava-1.5-13b-hf", "liuhaotian/llava-v1.6-34b", "google/pix2struct-chartqa-base", "google/matcha-chartqa", "GPT-4V", "Human"]}, "title": null, "type": "nominal"}, "xOffset": {"field": "scoring_type", "type": "nominal"}, "y": {"field": "mean", "scale": {"domain": [0, 1]}, "type": "quantitative"}}, "mark": {"opacity": 0.6, "strokeWidth": 2, "type": "line"}, "title": "chartqa"}, {"encoding": {"color": {"condition": {"test": "(datum['scoring_type'] === 'all')", "value": "white"}, "field": "agent_type", "legend": null, "scale": {"domain": ["Salesforce/blip2-flan-t5-xl", "Salesforce/blip2-flan-t5-xxl", "llava-hf/llava-1.5-7b-hf", "llava-hf/llava-1.5-13b-hf", "liuhaotian/llava-v1.6-34b", "google/pix2struct-chartqa-base", "google/matcha-chartqa", "GPT-4V", "Human"], "range": ["#5ba3cf", "#4c78a8", "#f9b574", "#f58518", "#BF9000", "#ba94c4", "#8b6db2", "#c93739", "#2e693b"]}, "type": "nominal"}, "stroke": {"field": "agent_type", "legend": null, "scale": {"domain": ["Salesforce/blip2-flan-t5-xl", "Salesforce/blip2-flan-t5-xxl", "llava-hf/llava-1.5-7b-hf", "llava-hf/llava-1.5-13b-hf", "liuhaotian/llava-v1.6-34b", "google/pix2struct-chartqa-base", "google/matcha-chartqa", "GPT-4V", "Human"], "range": ["#5ba3cf", "#4c78a8", "#f9b574", "#f58518", "#BF9000", "#ba94c4", "#8b6db2", "#c93739", "#2e693b"]}, "type": "nominal"}, "x": {"field": "agent_type", "scale": {"domain": ["Salesforce/blip2-flan-t5-xl", "Salesforce/blip2-flan-t5-xxl", "llava-hf/llava-1.5-7b-hf", "llava-hf/llava-1.5-13b-hf", "liuhaotian/llava-v1.6-34b", "google/pix2struct-chartqa-base", "google/matcha-chartqa", "GPT-4V", "Human"]}, "title": null, "type": "nominal"}, "xOffset": {"field": "scoring_type", "type": "nominal"}, "y": {"field": "mean", "scale": {"domain": [0, 1]}, "type": "quantitative"}}, "mark": {"filled": true, "opacity": 1, "size": 40, "strokeWidth": 1, "type": "point"}, "title": "chartqa"}], "resolve": {"scale": {"color": "independent", "opacity": "independent"}}, "width": 150}]}
